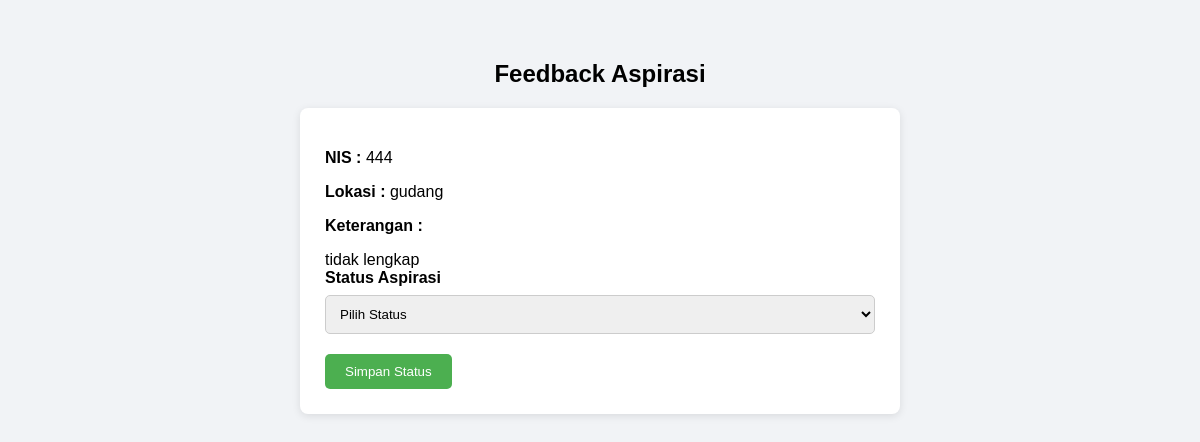
Screenshot of /admin/feedback.php?id=8 (signed in) with the database file from the repository.
### tables this page shows
CREATE TABLE `input_aspirasi` (
  `id_pelaporan` int(5) NOT NULL,
  `nis` varchar(20) NOT NULL,
  `id_kategori` int(5) NOT NULL,
  `lokasi` varchar(50) NOT NULL,
  `ket` varchar(50) NOT NULL,
  `tgl_input` date NOT NULL
);

### admin/feedback.php (the view, shortened to what this page needs)
<?php
include "../db.php";
$id = $_GET['id'];
$data = mysqli_query($koneksi,
"SELECT * FROM input_aspirasi WHERE id_pelaporan='$id'");
$d = mysqli_fetch_assoc($data);
?>
<!DOCTYPE html>
<html>
<head>
<link rel="stylesheet" href="../css/feedback.css">
</head>
<body>
<div class="container">
<h2>Feedback Aspirasi</h2>
<div class="box">
<p>
<b>NIS :</b>
<?php echo $d['nis']; ?>
</p>
<p>
<b>Lokasi :</b>
<?php echo $d['lokasi']; ?>
</p>
<p>
<b>Keterangan :</b>
</p>
<div class="keterangan">
<?php echo $d['ket']; ?>
</div>
<form method="POST">
<label>Status Aspirasi</label>
<select name="status" required>
<option value="">
Pilih Status
</option>
</select>
<button type="submit" name="simpan">
Simpan Status
</button>
</form>
</div>
</div>
</body>
</html>

### css/feedback.css (style rules this page uses)
body { font-family: Arial; background:#f1f3f6; }
.container { width:600px; margin:60px auto; }
h2 { text-align:center; margin-bottom:20px; }
.box { background:white; padding:25px; border-radius:8px; box-shadow:0 2px 8px rgba(0,0,0,0.1); }
label { display:block; margin-bottom:8px; font-weight:bold; }
select { width:100%; padding:10px; border:1px solid #ccc; border-radius:5px; margin-bottom:20px; }
button { background:#4CAF50; color:white; border:none; padding:10px 20px; border-radius:5px; cursor:pointer; }

### rows the page displays
input_aspirasi: nis "444", lokasi "gudang", ket "tidak lengkap"
